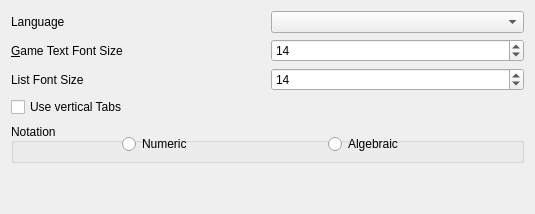
     <widget class="QWidget" name="tabFonts">
      <attribute name="title">
       <string>Appearance</string>
      </attribute>
      <layout class="QVBoxLayout" name="verticalLayout">
       <item>
        <layout class="QHBoxLayout" name="horizontalLayout_7">
         <item>
          <widget class="QLabel" name="label_17">
           <property name="text">
            <string>Language</string>
           </property>
          </widget>
         </item>
         <item>
          <widget class="QComboBox" name="languageCombo">
           <property name="sizePolicy">
            <sizepolicy hsizetype="Minimum" vsizetype="Fixed">
             <horstretch>0</horstretch>
             <verstretch>0</verstretch>
            </sizepolicy>
           </property>
           <property name="currentText">
            <string/>
           </property>
           <property name="currentIndex">
            <number>-1</number>
           </property>
           <property name="minimumContentsLength">
            <number>0</number>
           </property>
          </widget>
         </item>
        </layout>
       </item>
       <item>
        <layout class="QHBoxLayout" name="horizontalLayout">
         <item>
          <widget class="QLabel" name="labelGameTextFontSize">
           <property name="text">
            <string>&amp;Game Text Font Size</string>
           </property>
           <property name="buddy">
            <cstring>gameTextFontSizeSpin</cstring>
           </property>
          </widget>
         </item>
         <item>
          <widget class="QSpinBox" name="gameTextFontSizeSpin">
           <property name="minimum">
            <number>5</number>
           </property>
           <property name="maximum">
            <number>30</number>
           </property>
           <property name="value">
            <number>14</number>
           </property>
          </widget>
         </item>
        </layout>
       </item>
       <item>
        <layout class="QHBoxLayout" name="horizontalLayout_3">
         <item>
          <widget class="QLabel" name="labelListFontSize">
           <property name="text">
            <string>List Font Size</string>
           </property>
           <property name="buddy">
            <cstring>spinBoxListFontSize</cstring>
           </property>
          </widget>
         </item>
         <item>
          <widget class="QSpinBox" name="spinBoxListFontSize">
           <property name="minimum">
            <number>5</number>
           </property>
           <property name="maximum">
            <number>30</number>
           </property>
           <property name="value">
            <number>14</number>
           </property>
          </widget>
         </item>
        </layout>
       </item>
       <item>
        <widget class="QCheckBox" name="verticalTabs">
         <property name="text">
          <string>Use vertical Tabs</string>
         </property>
        </widget>
       </item>
       <item>
        <widget class="QGroupBox" name="groupBox_2">
         <property name="minimumSize">
          <size>
           <width>513</width>
           <height>40</height>
          </size>
         </property>
         <property name="title">
          <string>Notation</string>
         </property>
         <property name="alignment">
          <set>Qt::AlignLeading|Qt::AlignLeft|Qt::AlignVCenter</set>
         </property>
         <widget class="QRadioButton" name="notationNumeric">
          <property name="geometry">
           <rect>
            <x>111</x>
            <y>11</y>
            <width>150</width>
            <height>20</height>
           </rect>
          </property>
          <property name="minimumSize">
           <size>
            <width>150</width>
            <height>0</height>
           </size>
          </property>
          <property name="toolTip">
           <string extracomment="Display moves in numeric notation"/>
          </property>
          <property name="text">
           <string>Numeric</string>
          </property>
         </widget>
         <widget class="QRadioButton" name="notationAlgebraic">
          <property name="geometry">
           <rect>
            <x>317</x>
            <y>11</y>
            <width>170</width>
            <height>20</height>
           </rect>
          </property>
          <property name="minimumSize">
           <size>
            <width>170</width>
            <height>0</height>
           </size>
          </property>
          <property name="toolTip">
           <string extracomment="Display moves in algebraic notation"/>
          </property>
          <property name="text">
           <string>Algebraic</string>
          </property>
         </widget>
        </widget>
       </item>
       <item>
        <spacer name="verticalSpacer">
         <property name="orientation">
          <enum>Qt::Vertical</enum>
         </property>
         <property name="sizeHint" stdset="0">
          <size>
           <width>20</width>
           <height>40</height>
          </size>
         </property>
        </spacer>
       </item>
      </layout>
     </widget>
